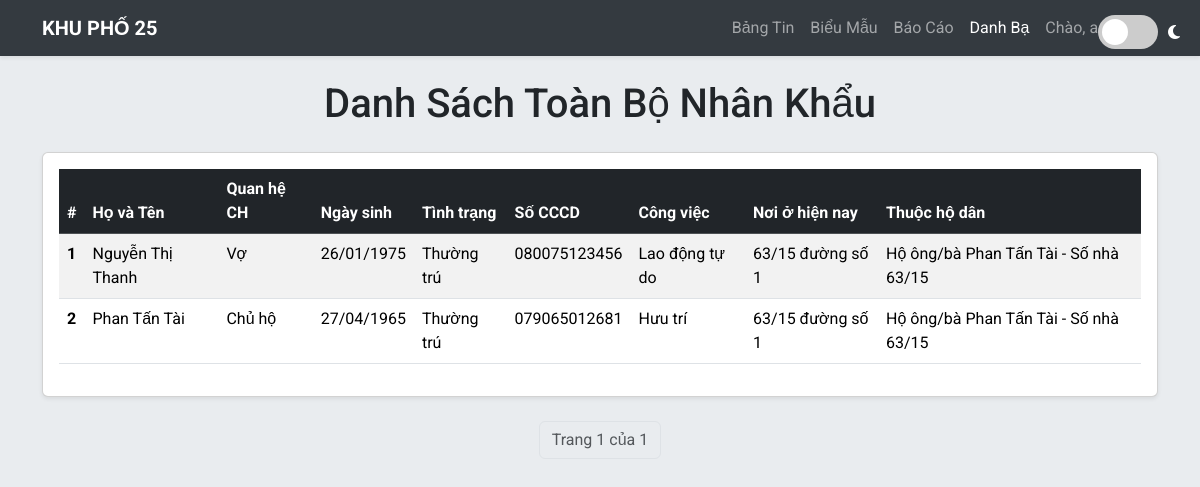
The app's page /danh-ba/nhan-khau/ (signed in) with its own data.
### dancu/models.py (models this page shows, shortened)
class NhanKhau(models.Model):
    GIOI_TINH_CHOICES = [
        ('Nam', 'Nam'),
        ('Nữ', 'Nữ'),
        ('Khác', 'Khác'),
    ]
    TINH_TRANG_CHOICES = [
        ('thuong_tru', 'Thường trú'),
        ('tam_tru', 'Tạm trú'),
        ('vang_mat', 'Vắng mặt tại địa phương'),
        ('da_mat', 'Đã mất'),
    ]
    QUAN_HE_CHOICES = [
        ('chu_ho', 'Chủ hộ'),
        ('vo', 'Vợ'),
        ('chong', 'Chồng'),
        ('con', 'Con'),
        ('bo', 'Bố'),
        ('me', 'Mẹ'),
        ('ong', 'Ông'),
        ('ba', 'Bà'),
        ('chau', 'Cháu'),
        ('khac', 'Khác'),
    ]
    ho_dan = models.ForeignKey(HoDan, on_delete=models.CASCADE, verbose_name="Thuộc hộ dân")
    ho_va_ten = models.CharField("Họ và tên", max_length=150)
    quan_he_chu_ho = models.CharField(
        "Quan hệ với chủ hộ",
        max_length=20,
        choices=QUAN_HE_CHOICES,
        default='chu_ho'
    )
    ngay_sinh = models.DateField("Ngày sinh", blank=True, null=True)
    gioi_tinh = models.CharField("Giới tính", max_length=5, choices=GIOI_TINH_CHOICES)
    tinh_trang = models.CharField(
        "Tình trạng",
        max_length=20,
        choices=TINH_TRANG_CHOICES,
        default='thuong_tru'
    )
    so_cccd = models.CharField("Số CCCD/CMND", max_length=12, unique=True, blank=True, null=True)
    cong_viec_hien_nay = models.CharField("Công việc hiện nay", max_length=255, blank=True, null=True)
    noi_o_hien_nay = models.CharField("Nơi ở hiện nay", max_length=255, blank=True, null=True)
    class Meta:
        verbose_name = "Nhân khẩu"
        verbose_name_plural = "Quản lý Nhân khẩu"

class HoDan(models.Model):
    TINH_TRANG_HO_CHOICES = [
        ('binh_thuong', 'Bình thường'),
        ('kinh_doanh', 'Hộ kinh doanh'),
        ('cho_thue', 'Hộ cho thuê'),
        ('ho_ngheo', 'Hộ nghèo'),
        ('can_ngheo', 'Hộ cận nghèo'),
        ('chinh_sach', 'Gia đình chính sách'),
    ]
    chu_ho = models.ForeignKey(
        'NhanKhau',
        on_delete=models.SET_NULL,
        null=True,
        blank=True,
        related_name='ho_dan_la_chu_ho',
        verbose_name="Chủ hộ"
    )
    so_nha = models.CharField("Số nhà", max_length=50)
    khu_vuc = models.CharField("Khu vực (Hẻm, Tổ...)", max_length=100)
    dia_chi_cu_the = models.CharField("Địa chỉ cụ thể", max_length=255, blank=True, null=True)
    so_dien_thoai = models.CharField("Số điện thoại", max_length=15, blank=True, null=True)
    tinh_trang_ho = models.CharField(
        "Tình trạng hộ",
        max_length=20,
        choices=TINH_TRANG_HO_CHOICES,
        default='binh_thuong'
    )
    class Meta:
        verbose_name = "Hộ dân"
        verbose_name_plural = "Quản lý Hộ dân"

### dancu/views.py (the view)
# urls.py: path('nhan-khau/', views.danh_sach_nhan_khau, name='danh_sach_nhan_khau'),
@login_required # Thêm người gác cổng
def danh_sach_nhan_khau(request):
    danh_sach_goc = NhanKhau.objects.all().order_by('ho_va_ten')
    paginator = Paginator(danh_sach_goc, 20)
    page_number = request.GET.get('page')
    page_obj = paginator.get_page(page_number)
    context = {
        'page_obj': page_obj
    }
    return render(request, 'dancu/danh_sach_nhan_khau.html', context)

### dancu/templates/dancu/danh_sach_nhan_khau.html (shortened to what this page needs)
<!DOCTYPE html>
<html lang="vi" data-theme="light">
<head>
    <link href="https://cdn.jsdelivr.net/npm/bootstrap@5.3.3/dist/css/bootstrap.min.css" rel="stylesheet">
    <link rel="stylesheet" href="https://cdnjs.cloudflare.com/ajax/libs/font-awesome/6.5.2/css/all.min.css">
</head>
<body>
    <div class="theme-switch-wrapper">
        <label class="theme-switch" for="checkbox"><input type="checkbox" id="checkbox" /><div class="slider round"></div></label>
        <i class="fa-solid fa-moon"></i>
    </div>
    <nav class="navbar navbar-expand-lg navbar-dark shadow-sm" style="background-color: var(--navbar-bg);">
    <div class="container">
        <a class="navbar-brand" href="/"><strong>KHU PHỐ 25</strong></a>
        <div class="collapse navbar-collapse" id="main-navbar">
            <ul class="navbar-nav ms-auto">
                <li class="nav-item">
                    <a class="nav-link {% if request.path == '/thong-bao/' %}active{% endif %}" href="/thong-bao/">Bảng Tin</a>
                </li>
                <li class="nav-item">
                    <a class="nav-link {% if request.path == '/bieu-mau/' %}active{% endif %}" href="/bieu-mau/">Biểu Mẫu</a>
                </li>
                <li class="nav-item">
                    <a class="nav-link {% if request.path == '/bao-cao/' %}active{% endif %}" href="/bao-cao/">Báo Cáo</a>
                </li>
                {% if user.is_authenticated %}
                    <li class="nav-item">
                         <a class="nav-link {% if '/danh-ba/' in request.path %}active{% endif %}" href="/danh-ba/">Danh Bạ</a>
                    </li>
                    <li class="nav-item dropdown">
                        <a class="nav-link dropdown-toggle" href="#" role="button" data-bs-toggle="dropdown">
                            Chào, {{ user.username }}
                        </a>
                    </li>
                {% endif %}
            </ul>
        </div>
    </div>
</nav>
    <main class="container my-4">
        <h1 class="text-center mb-4">Danh Sách Toàn Bộ Nhân Khẩu</h1>
        <div class="card p-3 shadow-sm" style="background-color: var(--card-bg);">
            <div class="table-responsive">
                <table class="table table-striped table-hover">
                    <thead class="table-dark">
                        <tr>
                            <th scope="col">#</th>
                            <th scope="col">Họ và Tên</th>
                            <th scope="col">Quan hệ CH</th>
                            <th scope="col">Ngày sinh</th>
                            <th scope="col">Tình trạng</th>
                            <th scope="col">Số CCCD</th>
                            <th scope="col">Công việc</th>
                            <th scope="col">Nơi ở hiện nay</th>
                            <th scope="col">Thuộc hộ dân</th>
                        </tr>
                    </thead>
                    <tbody>
                        {% for nhankhau in page_obj %}
                        <tr>
                            <th scope="row">{{ page_obj.start_index|add:forloop.counter0 }}</th>
                            <td>{{ nhankhau.ho_va_ten }}</td>
                            <td>{{ nhankhau.get_quan_he_chu_ho_display }}</td>
                            <td>{{ nhankhau.ngay_sinh|date:"d/m/Y"|default:"-" }}</td>
                            <td>{{ nhankhau.get_tinh_trang_display }}</td>
                            <td>{{ nhankhau.so_cccd|default_if_none:"-" }}</td>
                            <td>{{ nhankhau.cong_viec_hien_nay|default_if_none:"-" }}</td>
                            <td>{{ nhankhau.noi_o_hien_nay|default_if_none:"-" }}</td>
                            <td>
                                {% if nhankhau.ho_dan.chu_ho %}
                                    Hộ ông/bà {{ nhankhau.ho_dan.chu_ho.ho_va_ten }} - Số nhà {{ nhankhau.ho_dan.so_nha }}
                                {% else %}
                                    Hộ chưa có chủ hộ - Số nhà {{ nhankhau.ho_dan.so_nha }}
                                {% endif %}
                            </td>
                        </tr>
                        {% empty %}
                        <tr>
                            <td colspan="9" class="text-center">Chưa có dữ liệu nhân khẩu.</td>
                        </tr>
                        {% endfor %}
                    </tbody>
                </table>
            </div>
        </div>
        <nav aria-label="Page navigation" class="mt-4">
            <ul class="pagination justify-content-center">
                <li class="page-item disabled"><span class="page-link">Trang {{ page_obj.number }} của {{ page_obj.paginator.num_pages }}</span></li>
            </ul>
        </nav>
    </main>
</body>
</html>

### dancu/templates/dancu/danh_sach_nhan_khau.html (style rules this page uses)
:root[data-theme='light'] { --bg-color: #e9ecef; --card-bg: #ffffff; --text-color: #212529; --muted-text-color: #6c757d; --border-color: #dee2e6; --navbar-bg: #343a40; }
body, .card, .navbar, .form-control, .page-link, .table { transition: background-color 0.4s ease, color 0.4s ease; }
body { font-family: 'Roboto', sans-serif; background-color: var(--bg-color); color: var(--text-color); }
.navbar { background-color: var(--navbar-bg); }
.table { color: var(--text-color); }
.theme-switch-wrapper { display: flex; align-items: center; position: fixed; top: 15px; right: 20px; z-index: 1030; }
.theme-switch { display: inline-block; height: 34px; position: relative; width: 60px; }
.slider { background-color: #ccc; bottom: 0; cursor: pointer; left: 0; position: absolute; right: 0; top: 0; transition: .4s; }
.slider:before { background-color: #fff; bottom: 4px; content: ""; height: 26px; left: 4px; position: absolute; transition: .4s; width: 26px; }
.slider.round { border-radius: 34px; }
.slider.round:before { border-radius: 50%; }
.theme-switch-wrapper i { margin-left: 10px; color: #fff; }

### records on screen
NhanKhau: start_index|add "1", ho_va_ten "Nguyễn Thị Thanh", quan_he_chu_ho "Vợ", ngay_sinh "26/01/1975", tinh_trang "Thường trú", so_cccd "080075123456", cong_viec_hien_nay "Lao động tự do", noi_o_hien_nay "63/15 đường số 1", ho_dan.chu_ho.ho_va_ten "Phan Tấn Tài", ho_dan.so_nha "63/15"
NhanKhau: start_index|add "2", ho_va_ten "Phan Tấn Tài", quan_he_chu_ho "Chủ hộ", ngay_sinh "27/04/1965", tinh_trang "Thường trú", so_cccd "079065012681", cong_viec_hien_nay "Hưu trí", noi_o_hien_nay "63/15 đường số 1", ho_dan.chu_ho.ho_va_ten "Phan Tấn Tài", ho_dan.so_nha "63/15"

### other values on screen
{{ page_obj.number }} "1"
{{ page_obj.paginator.num_pages }} "1"
